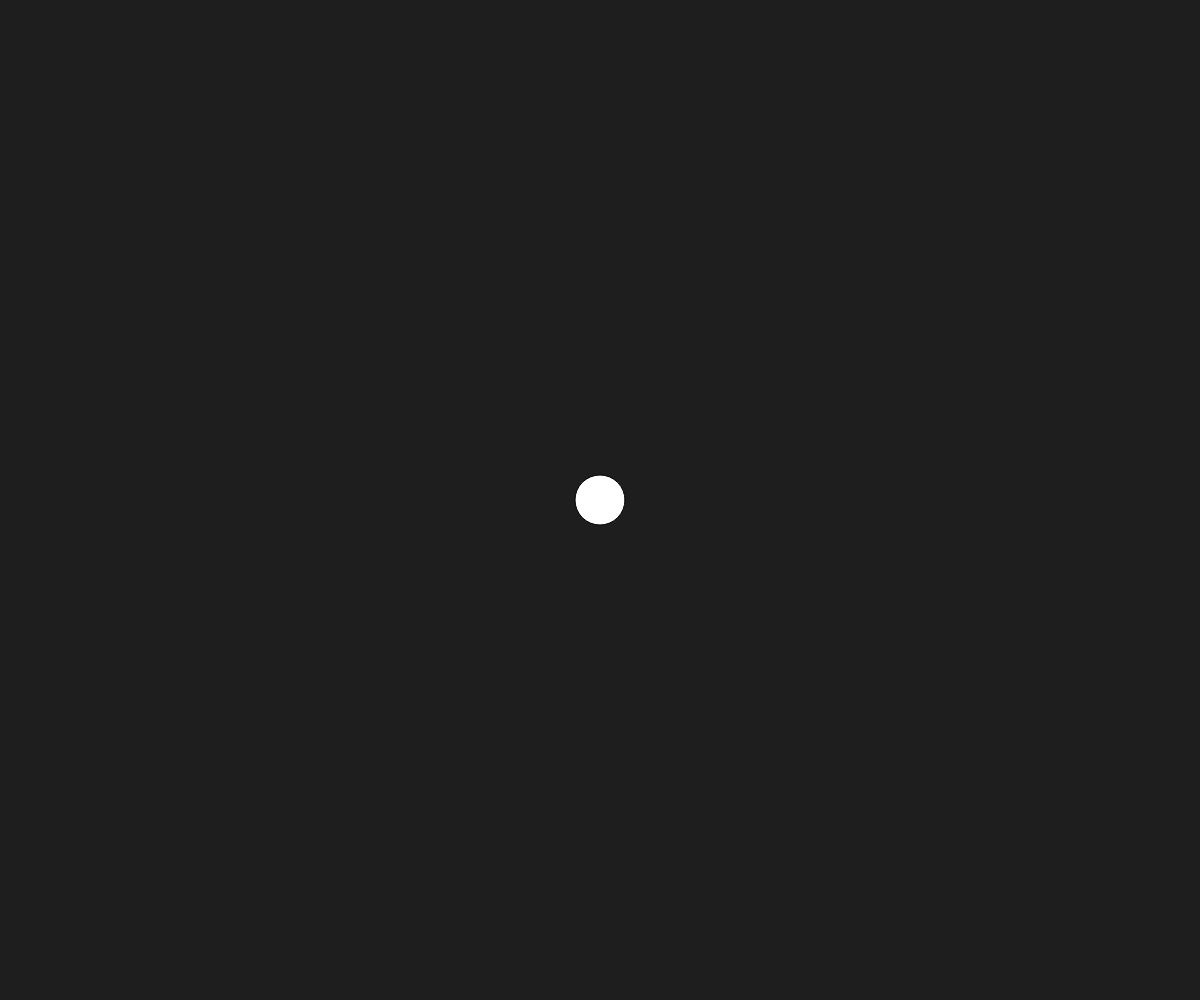
Frame 1 (no input)
Frame 60 (no input): identical to frame 1, image omitted
Frame 120 (the mouse pressed at the canvas centre since frame 60): identical to frame 1, image omitted

The p5.js sketch that drew this single still picture (run headless with seeded random() and noise() and a simulated clock; from frame 60 on, the mouse is pressed at the canvas centre):

// p5.js sketch
// ── sketch.js
function setup() {
	createCanvas(windowWidth, windowHeight);
}

function draw() {
	background(30);
	fill(255);
	ellipse(width / 2, height / 2, 50, 50);
}
